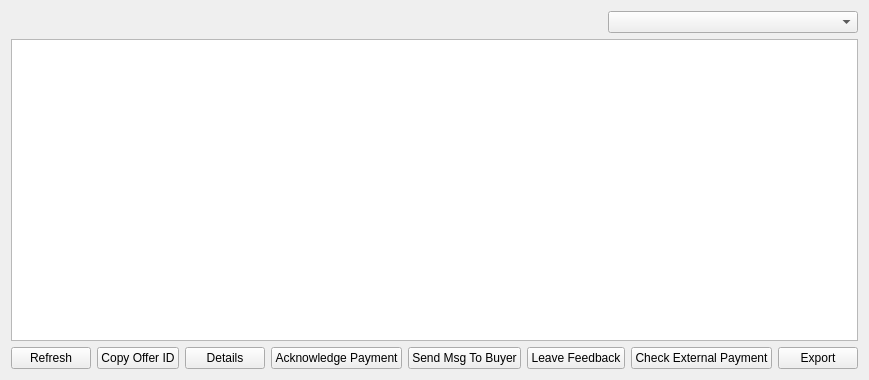
<?xml version="1.0" encoding="UTF-8"?>
<ui version="4.0">
 <class>MyAcceptedOfferListPage</class>
 <widget class="QWidget" name="MyAcceptedOfferListPage">
  <property name="geometry">
   <rect>
    <x>0</x>
    <y>0</y>
    <width>805</width>
    <height>380</height>
   </rect>
  </property>
  <property name="windowTitle">
   <string>My Accepted Offers</string>
  </property>
  <layout class="QVBoxLayout" name="verticalLayout">
   <item>
    <layout class="QHBoxLayout" name="horizontalLayout_2">
     <item>
      <widget class="QLabel" name="labelExplanation">
       <property name="textFormat">
        <enum>Qt::PlainText</enum>
       </property>
       <property name="wordWrap">
        <bool>true</bool>
       </property>
      </widget>
     </item>
     <item>
      <widget class="QComboBox" name="displayListAlias">
       <property name="maximumSize">
        <size>
         <width>250</width>
         <height>16777215</height>
        </size>
       </property>
       <property name="editable">
        <bool>false</bool>
       </property>
      </widget>
     </item>
    </layout>
   </item>
   <item>
    <widget class="QTableView" name="tableView">
     <property name="contextMenuPolicy">
      <enum>Qt::CustomContextMenu</enum>
     </property>
     <property name="toolTip">
      <string/>
     </property>
     <property name="tabKeyNavigation">
      <bool>false</bool>
     </property>
     <property name="alternatingRowColors">
      <bool>true</bool>
     </property>
     <property name="selectionMode">
      <enum>QAbstractItemView::SingleSelection</enum>
     </property>
     <property name="selectionBehavior">
      <enum>QAbstractItemView::SelectRows</enum>
     </property>
     <property name="sortingEnabled">
      <bool>true</bool>
     </property>
     <attribute name="verticalHeaderVisible">
      <bool>false</bool>
     </attribute>
    </widget>
   </item>
   <item>
    <layout class="QHBoxLayout" name="horizontalLayout">
     <item>
      <widget class="QPushButton" name="refreshButton">
       <property name="maximumSize">
        <size>
         <width>16777215</width>
         <height>48</height>
        </size>
       </property>
       <property name="toolTip">
        <string>Refresh your accepted offer list</string>
       </property>
       <property name="text">
        <string>Refresh</string>
       </property>
      </widget>
     </item>
     <item>
      <widget class="QPushButton" name="copyOffer">
       <property name="toolTip">
        <string>Copy the currently selected offer to the system clipboard</string>
       </property>
       <property name="text">
        <string>Copy Offer ID</string>
       </property>
      </widget>
     </item>
     <item>
      <widget class="QPushButton" name="detailButton">
       <property name="toolTip">
        <string>Details of the currently accepted offer</string>
       </property>
       <property name="text">
        <string>Details</string>
       </property>
      </widget>
     </item>
     <item>
      <widget class="QPushButton" name="ackButton">
       <property name="text">
        <string>Acknowledge Payment</string>
       </property>
      </widget>
     </item>
     <item>
      <widget class="QPushButton" name="messageButton">
       <property name="toolTip">
        <string>Send message to buyer</string>
       </property>
       <property name="text">
        <string>Send Msg To Buyer</string>
       </property>
      </widget>
     </item>
     <item>
      <widget class="QPushButton" name="feedbackButton">
       <property name="text">
        <string>Leave Feedback</string>
       </property>
      </widget>
     </item>
     <item>
      <widget class="QPushButton" name="extButton">
       <property name="toolTip">
        <string>Check payment for this offer from an external chain</string>
       </property>
       <property name="text">
        <string>Check External Payment</string>
       </property>
      </widget>
     </item>
     <item>
      <spacer name="horizontalSpacer">
       <property name="orientation">
        <enum>Qt::Horizontal</enum>
       </property>
       <property name="sizeHint" stdset="0">
        <size>
         <width>40</width>
         <height>20</height>
        </size>
       </property>
      </spacer>
     </item>
     <item>
      <widget class="QPushButton" name="exportButton">
       <property name="toolTip">
        <string>Export the data in the current tab to a file</string>
       </property>
       <property name="text">
        <string>Export</string>
       </property>
      </widget>
     </item>
    </layout>
   </item>
  </layout>
 </widget>
 <resources>
  <include location="../gtacoin.qrc"/>
 </resources>
 <connections/>
</ui>
